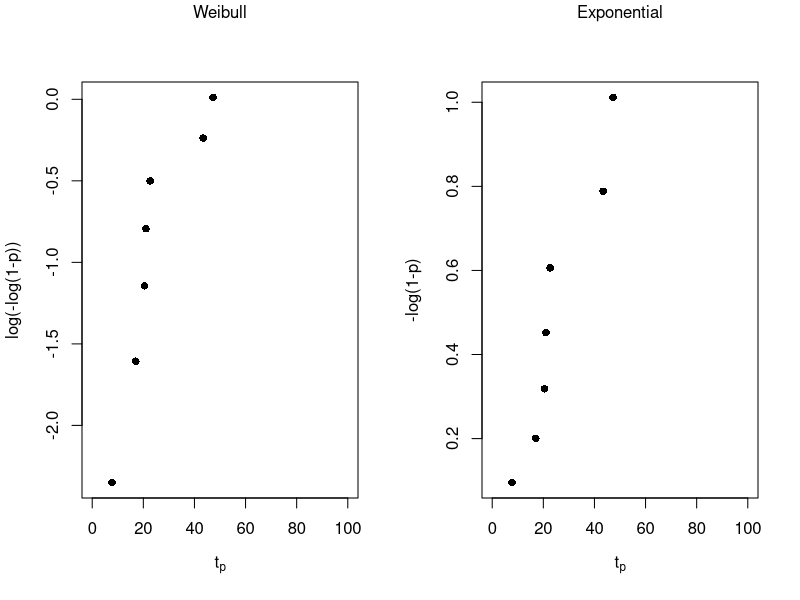
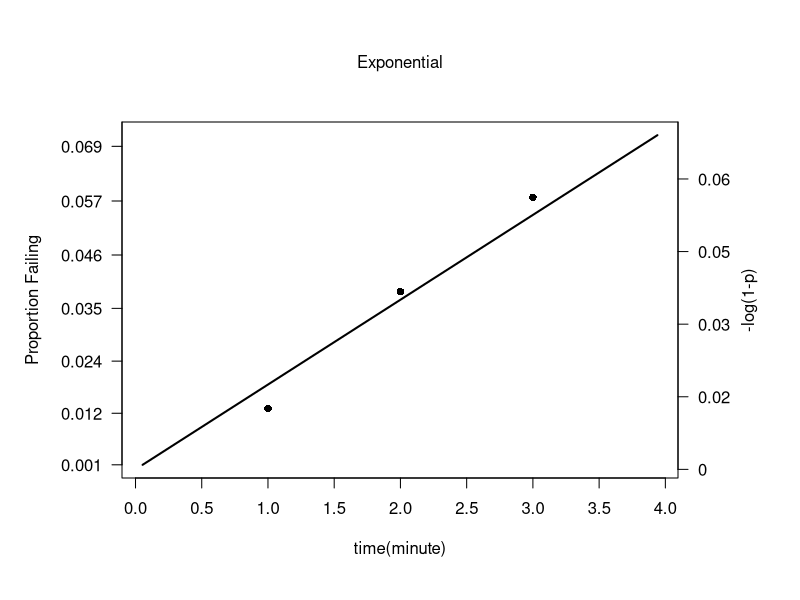
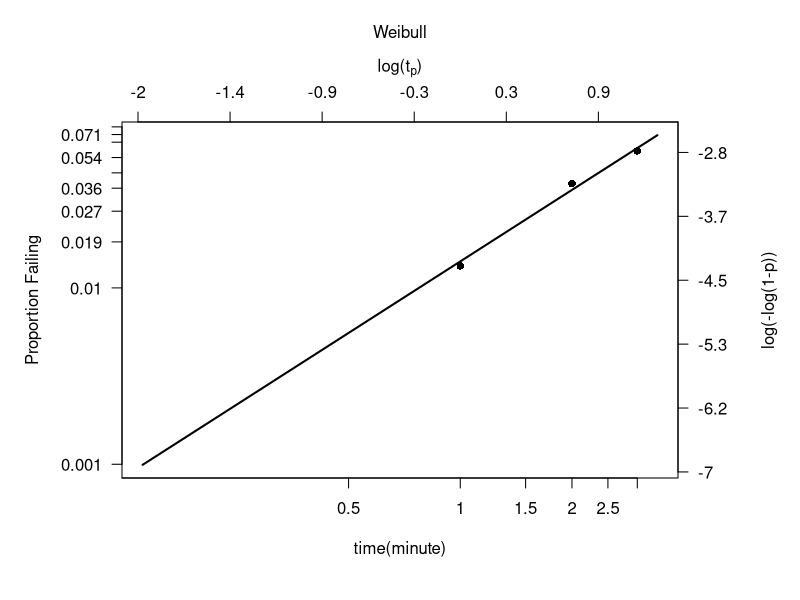

Write R code to recreate these figures, in order.
### 7.6 ##########################
Fi <- 1:7/11
ti <- c(7.74,17.05,20.46,21.02,22.66,43.40,47.30)

### a
pdf('fig_7_6_a.pdf', height = 4, width = 7)
par(mfrow = c(1, 2))
# weibull
plot(ti, log(-log(1-Fi)), xlim=c(0,100), ann=F, pch = 16)
mtext(side=1,line=3,expression(t[p]))
mtext(side=2,line=3,'log(-log(1-p))')
mtext(side=3,line=3,'Weibull')
# exponential
plot(ti, -log(1-Fi), xlim=c(0,100), ann=F, pch = 16)
mtext(side=1,line=3,expression(t[p]))
mtext(side=2,line=3,'-log(1-p)')
mtext(side=3,line=3,'Exponential')
par(mfrow = c(1, 1))
dev.off()

### b 
# comment

### c, d, e, f
# inference




### 8.2 ##########################
library(survival)

### a
# exponential
t1 <- c(rep(1,4),rep(1,5),rep(2,2),rep(3,95),rep(1,99),rep(2,95))
t2 <- c(rep(1,4),rep(2,5),rep(3,2),rep(3,95),rep(1,99),rep(2,95))
ev <- c(rep(2,4),rep(3,7),rep(0,289))

A <- Surv(t1, t2, ev, type = "interval")
survreg(A~1,dist = "exponential")   # intercept:mu   scale:sigma

# Fit an exponential to the data
pdf("fig_8_2_a.pdf")
par(mar=c(6,6,6,6)+0.1)
theta.hat <- 53.49847  # MLE of theta
p <- seq(0.001, 0.08, by=0.01)
plot(-theta.hat*log(1-p), -log(1-p), type='l', lwd=2, xaxt='n', yaxt='n', ann=F)
mtext(side=4,line=3,"-log(1-p)")
mtext(side=2,line=4,'Proportion Failing')
mtext(side=3,line=2.5,'Exponential')
mtext(side=1,line=3,'time(minute)')
axis(side=4,at=seq(0,0.08,length.out=6)
     ,labels=round(seq(0,0.08,length.out=6),2),las=2)
axis(side=2,at=-log(1-seq(0.001,0.08,length.out=8))         #transform fcn
     ,labels=round(seq(0.001,0.08,length.out=8),3),las=2)
axis(side=1,at=seq(0,4,0.5))

sp=c(0.0133,0.0384,0.0582)
t=c(1,2,3)
points(t,-log(1-sp),pch=16)
dev.off()

### b
survreg(A~1,dist = "weibull")
pdf('fig_8_2_b.pdf')
par(mar=c(6,6,6,6)+0.1)
eta.hat=exp(3.162091)  # MLE of eta
beta.hat=1/0.7432098 # MLE of beta
p=seq(0.001,0.08,by=0.01)
plot(log(eta.hat)+log(-log(1-p))*(1/beta.hat),log(-log(1-p)),type='l',lwd=2
     ,xaxt='n',yaxt='n',ann=F)
mtext(side=4,line=4,"log(-log(1-p))")
mtext(side=3,line=2,expression(paste(log,"(",t[p],")")))
mtext(side=3,line=4,'Weibull')
mtext(side=2,line=4,'Proportion Failing')
mtext(side=1,line=3,'time(minute)')

axis(side=4,at=seq(-7,-2,length.out=7)
     ,labels=round(seq(-7,-2,length.out=7),1),las=2)
axis(side=2,at=round(log(-log(1-seq(0.001,0.08,length.out=10))), 1)   
     ,labels=round(seq(0.001,0.08,length.out=10),3),las=2)
axis(side=3,at=seq(-2,2,length.out=8)
     ,labels=round(seq(-2,2,length.out=8),1))
axis(side=1,at=log(seq(0,3,0.5))
     ,labels=round(seq(0,3,0.5),1))

sp=c(0.0133,0.0384,0.0582)
t=c(1,2,3)
points(log(t),log(-log(1-sp)),pch=16)
dev.off()